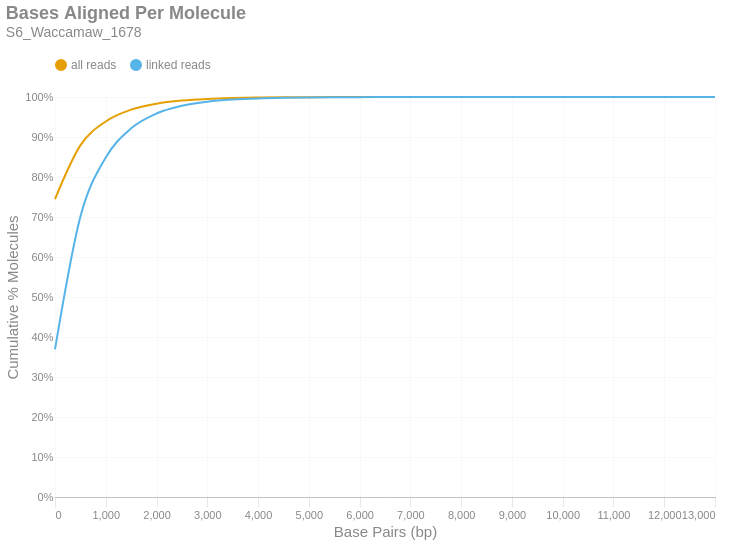

Here is the notebook cell this chart was saved with:
### Markdown cell above
### Bases Aligned Per Molecule
This is a cumulative frequency distribution showing the number of base pairs aligned per unique molecule. These data are shown in 500 bp bins. There are two distributions: one with `all reads` (yellow) and another with only `linked reads` (blue). The percent of molecules in the `linked reads` distribution is relative to the total number of linked molecules.

### Code cell
if SKIPLR:
    print_html(f"Skipped")
else:
    binned_df = consolidated_hist(valids['aligned_bp'], mask, 500, True)
    with SafeRender(binned_df):
        (
            density_plot(binned_df, 'Bases Aligned Per Molecule', samplename, 'basesper')
            .encode(
                x=alt.X('bin:Q', title="Base Pairs (bp)").axis(tickMinStep=500).scale(padding=0),
                y=alt.Y('value:Q', title='Cumulative % Molecules')
                    .axis(format='%')
                    .scale(domain = [0,1])
                    .stack(False),
                color=alt.Color("key:N").scale(domain = ["all reads", "linked reads"]),
                tooltip = [
                    alt.Tooltip("key:N", title = "Data Type"),
                    alt.Tooltip("range_label:N", title="Bases Aligned Per Molecule"),
                    alt.Tooltip("value:Q", format = ".2%", title="% Molecules (Cum.)")
                ]
            )
        ).display()

### Figure 1 — Vega-Lite specification as saved in the notebook (floating-point values rounded to 4 significant figures)
{"width": "container", "height": 400, "config": {"title": {"anchor": "start", "dy": -15, "fontSize": 18, "color": "#888888", "subtitleColor": "#888888", "subtitleFontSize": 14}, "arc": {"fill": "#0072B2"}, "axis": {"domainColor": "#888888", "domainWidth": 0.5, "gridWidth": 0.2, "grid": false, "titleFontWeight": 400, "titleFontSize": 15, "labelFontSize": 11, "labelColor": "#888888", "tickColor": "#888888", "tickWidth": 0.2, "titleColor": "#888888"}, "axisBand": {"grid": false}, "axisX": {"grid": true, "tickSize": 10, "domainCap": "round"}, "axisY": {"domain": false, "grid": true, "tickSize": 0, "domainCap": "round"}, "background": "transparent", "header": {"labelFontSize": 15, "labelColor": "#888888", "titleFontSize": 15, "titleFontWeight": 600, "titleColor": "#888888"}, "legend": {"labelFont": "sans-serif", "labelFontSize": 12, "labelColor": "#888888", "symbolSize": 100, "symbolType": "circle", "titleFontSize": 12, "titlePadding": 10, "titleColor": "#888888", "title": null, "orient": "top"}, "range": {"category": ["#E69F00", "#56B4E9", "#009E73", "#F0E442", "#0072B2", "#D55E00", "#CC79A7", "#000000"], "diverging": ["#cfe8f3", "#a2d4ec", "#73bfe2", "#46abdb", "#1696d2", "#12719e"]}, "area": {"fill": "#0072B2", "fillOpacity": 0.7, "line": true, "strokeOpacity": 0.7}, "line": {"color": "#0072B2", "stroke": "#0072B2", "strokeWidth": 2}, "trail": {"color": "#0072B2", "stroke": "#0072B2", "strokeWidth": 0, "size": 1}, "point": {"filled": true, "fillOpacity": 1.0, "size": 95}, "text": {"color": "#888888", "fontSize": 11, "align": "right", "fontWeight": 400, "size": 11}, "bar": {"fill": "#0072B2", "stroke": null}, "view": {"stroke": null, "continuousWidth": 660, "continuousHeight": 400}}, "data": {"name": "data-25af245ea539ffe6eac9b5f1b8cbe5aa"}, "mark": {"type": "line", "interpolate": "monotone", "point": {"opacity": 0, "size": 275}}, "encoding": {"color": {"field": "key", "scale": {"domain": ["all reads", "linked reads"]}, "type": "nominal"}, "tooltip": [{"field": "key", "title": "Data Type", "type": "nominal"}, {"field": "range_label", "title": "Bases Aligned Per Molecule", "type": "nominal"}, {"field": "value", "format": ".2%", "title": "% Molecules (Cum.)", "type": "quantitative"}], "x": {"axis": {"tickMinStep": 500}, "field": "bin", "scale": {"padding": 0}, "title": "Base Pairs (bp)", "type": "quantitative"}, "y": {"axis": {"format": "%"}, "field": "value", "scale": {"domain": [0, 1]}, "stack": false, "title": "Cumulative % Molecules", "type": "quantitative"}}, "params": [{"name": "param_c36ac31b6afebe62", "select": {"type": "point", "fields": ["key"]}, "bind": "legend"}], "title": {"text": "Bases Aligned Per Molecule", "subtitle": "S6_Waccamaw_1678"}, "transform": [{"fold": ["all reads (cumsum)", "linked reads (cumsum)"]}, {"calculate": "replace(datum.key, ' (cumsum)', '')", "as": "key"}, {"filter": {"param": "param_c36ac31b6afebe62"}}], "usermeta": {"embedOptions": {"downloadFileName": "S6_Waccamaw_1678.basesper"}}, "$schema": "https://vega.github.io/schema/vega-lite/v6.1.0.json", "datasets": {"data-25af245ea539ffe6eac9b5f1b8cbe5aa": [{"bin": "0.0", "interval": "0.0-500.0", "all reads": 0.7449, "linked reads": 0.3692, "all reads (cumsum)": 0.7449, "linked reads (cumsum)": 0.3692, "range_label": "0-499"}, {"bin": "500.0", "interval": "500.0-1000.0", "all reads": 0.1342, "linked reads": 0.3316, "all reads (cumsum)": 0.8791, "linked reads (cumsum)": 0.7007, "range_label": "500-999"}, {"bin": "1000.0", "interval": "1000.0-1500.0", "all reads": 0.05978, "linked reads": 0.148, "all reads (cumsum)": 0.9389, "linked reads (cumsum)": 0.8487, "range_label": "1000-1499"}, {"bin": "1500.0", "interval": "1500.0-2000.0", "all reads": 0.02949, "linked reads": 0.073, "all reads (cumsum)": 0.9684, "linked reads (cumsum)": 0.9217, "range_label": "1500-1999"}, {"bin": "2000.0", "interval": "2000.0-2500.0", "all reads": 0.01497, "linked reads": 0.03706, "all reads (cumsum)": 0.9833, "linked reads (cumsum)": 0.9588, "range_label": "2000-2499"}, {"bin": "2500.0", "interval": "2500.0-3000.0", "all reads": 0.007809, "linked reads": 0.01933, "all reads (cumsum)": 0.9912, "linked reads (cumsum)": 0.9781, "range_label": "2500-2999"}, {"bin": "3000.0", "interval": "3000.0-3500.0", "all reads": 0.004093, "linked reads": 0.01013, "all reads (cumsum)": 0.9952, "linked reads (cumsum)": 0.9882, "range_label": "3000-3499"}, {"bin": "3500.0", "interval": "3500.0-4000.0", "all reads": 0.002162, "linked reads": 0.005352, "all reads (cumsum)": 0.9974, "linked reads (cumsum)": 0.9936, "range_label": "3500-3999"}, {"bin": "4000.0", "interval": "4000.0-4500.0", "all reads": 0.001166, "linked reads": 0.002886, "all reads (cumsum)": 0.9986, "linked reads (cumsum)": 0.9965, "range_label": "4000-4499"}, {"bin": "4500.0", "interval": "4500.0-5000.0", "all reads": 0.000623, "linked reads": 0.001542, "all reads (cumsum)": 0.9992, "linked reads (cumsum)": 0.998, "range_label": "4500-4999"}, {"bin": "5000.0", "interval": "5000.0-5500.0", "all reads": 0.0003465, "linked reads": 0.0008576, "all reads (cumsum)": 0.9995, "linked reads (cumsum)": 0.9989, "range_label": "5000-5499"}, {"bin": "5500.0", "interval": "5500.0-6000.0", "all reads": 0.0002003, "linked reads": 0.0004958, "all reads (cumsum)": 0.9997, "linked reads (cumsum)": 0.9994, "range_label": "5500-5999"}, {"bin": "6000.0", "interval": "6000.0-6500.0", "all reads": 0.0001145, "linked reads": 0.0002835, "all reads (cumsum)": 0.9999, "linked reads (cumsum)": 0.9996, "range_label": "6000-6499"}, {"bin": "6500.0", "interval": "6500.0-7000.0", "all reads": 5.774e-05, "linked reads": 0.0001429, "all reads (cumsum)": 0.9999, "linked reads (cumsum)": 0.9998, "range_label": "6500-6999"}, {"bin": "7000.0", "interval": "7000.0-7500.0", "all reads": 3.773e-05, "linked reads": 9.34e-05, "all reads (cumsum)": 1.0, "linked reads (cumsum)": 0.9999, "range_label": "7000-7499"}, {"bin": "7500.0", "interval": "7500.0-8000.0", "all reads": 1.849e-05, "linked reads": 4.576e-05, "all reads (cumsum)": 1.0, "linked reads (cumsum)": 0.9999, "range_label": "7500-7999"}, {"bin": "8000.0", "interval": "8000.0-8500.0", "all reads": 1.086e-05, "linked reads": 2.689e-05, "all reads (cumsum)": 1.0, "linked reads (cumsum)": 1.0, "range_label": "8000-8499"}, {"bin": "8500.0", "interval": "8500.0-9000.0", "all reads": 7.051e-06, "linked reads": 1.745e-05, "all reads (cumsum)": 1.0, "linked reads (cumsum)": 1.0, "range_label": "8500-8999"}, {"bin": "9000.0", "interval": "9000.0-9500.0", "all reads": 4.955e-06, "linked reads": 1.226e-05, "all reads (cumsum)": 1.0, "linked reads (cumsum)": 1.0, "range_label": "9000-9499"}, {"bin": "9500.0", "interval": "9500.0-10000.0", "all reads": 2.668e-06, "linked reads": 6.604e-06, "all reads (cumsum)": 1.0, "linked reads (cumsum)": 1.0, "range_label": "9500-9999"}, {"bin": "10000.0", "interval": "10000.0-10500.0", "all reads": 2.477e-06, "linked reads": 6.132e-06, "all reads (cumsum)": 1.0, "linked reads (cumsum)": 1.0, "range_label": "10000-10499"}, {"bin": "10500.0", "interval": "10500.0-11000.0", "all reads": 1.906e-07, "linked reads": 4.717e-07, "all reads (cumsum)": 1.0, "linked reads (cumsum)": 1.0, "range_label": "10500-10999"}, {"bin": "11000.0", "interval": "11000.0-11500.0", "all reads": 7.623e-07, "linked reads": 1.887e-06, "all reads (cumsum)": 1.0, "linked reads (cumsum)": 1.0, "range_label": "11000-11499"}, {"bin": "11500.0", "interval": "11500.0-12000.0", "all reads": 0.0, "linked reads": 0.0, "all reads (cumsum)": 1.0, "linked reads (cumsum)": 1.0, "range_label": "11500-11999"}, {"bin": "12000.0", "interval": "12000.0-12500.0", "all reads": 3.811e-07, "linked reads": 9.434e-07, "all reads (cumsum)": 1.0, "linked reads (cumsum)": 1.0, "range_label": "12000-12499"}, {"bin": "12500.0", "interval": "12500.0-13000.0", "all reads": 3.811e-07, "linked reads": 9.434e-07, "all reads (cumsum)": 1.0, "linked reads (cumsum)": 1.0, "range_label": "12500-12999"}, {"bin": "13000.0", "interval": "13000.0-13500.0", "all reads": 1.906e-07, "linked reads": 4.717e-07, "all reads (cumsum)": 1.0, "linked reads (cumsum)": 1.0, "range_label": "13000-13499"}]}}
